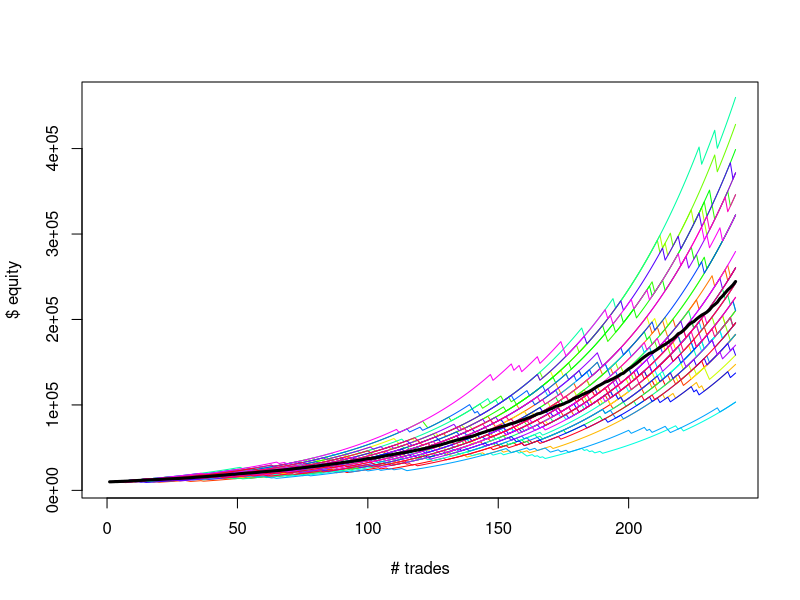

Reproduce this figure in R.
# Try to simulate some equity curves given P(win) and Avg Win size
# Inputs:
#   number of trades per curve
#   number of curves
#   probability of winning
#   profit factor -OR- (average win size + average loss size) -OR- W:L
#   whether wins/losses are in $ or %
#   dollar multiplier of W:L if W:L in $ 
#     (e.g. each trade wins $50 and loses $100 if W:L is 0.5 and mult is 100)
#   max loss per trade if W:L in % 
#     (e.g. each trade wins 5% and loses 10% if W:L is 0.5 max loss is 10)
#   starting equity
# Risk of ruin inputs:
#   Loss level % (be clear what this is: losing X% or having X% remaining)
# Outputs:
#   Basic statistical analysis of all curve results
#   Basic statistical analysis of drawdowns by time
#     answer the question: "how hard is this to stick to when times are bad?"
#   Basic statistical analysis of drawdowns by amount
#     answer the question: "how pissed would people be looking at results?"
#   Graph of random sample of X curves
# Risk of ruin outputs:
#   Risk of ever experiencing loss level % from any given point on curve
#   Risk of ever experiencing loss level % of starting capital

library(zoo)

pwin   = 0.9
wlr    = 0.4
#avg_w  = 2
#avg_l  = 5
if (wlr < 1) {
  avg_w = 1
  avg_l = (1/wlr)
} else {
  avg_w = wlr
  avg_l = 1
}
#wlr    = avg_w / avg_l
#profac = wlr * (pwin/(1-pwin))
d_mult = 100
maxpct = 5
f_mult = maxpct / avg_l # use this to sync wlr w/ max loss % on a trade
ncurve = 50
ntrade = 240
d_or_f = 'f'
equity = 10000

probs  = runif(ncurve * ntrade)
probs  = matrix(probs, nrow=ntrade, ncol=ncurve)

trades = probs
if (d_or_f == "d") {
  trades[probs <= pwin] = avg_w * d_mult
  trades[probs > pwin]  = avg_l * d_mult * (-1)
} else {
  trades[probs <= pwin] = f_mult * avg_w / 100
  trades[probs > pwin]  = f_mult * avg_l / 100 * (-1)
}

curves = rep(equity, ncurve)
temp   = rbind(curves, trades)
#curves = rollapply(curves, 1, sum) # not this easy

# rollapply is unusably slow as used below
# brute force is easier than going to get RcppRoll and trying again
excel_roll_sum = function(x) {
  y = x
  for (i in 1:length(x)) { y[i] = rollapply(x, i, sum)[1]}
  return(y)
}

excel_roll_sum2 = function(x) {
  for (i in 1:(length(x)-1)) { 
    x[i+1] = x[i]+x[i+1]
  }
  return(x)
}

excel_roll_mult = function(x) {
  for (i in 1:(length(x)-1)) { 
    x[i+1] = x[i]*(1+x[i+1])
  }
  return(x)
}

if (d_or_f == 'd') {
  curves = apply(temp, 2, excel_roll_sum2)
} else 
  curves = apply(temp, 2, excel_roll_mult)

avg_crv = rowSums(curves)/ncurve

# plot them
xrange = c(0, ntrade)
yrange = range(curves)

plot(xrange, yrange, type="n", xlab="# trades", ylab="$ equity")
colors   = rainbow(ncurve)
linetype = c(1:ncurve)

for (i in 1:ncurve) {
  lines(1:(ntrade+1), curves[,i], col=colors[i])
}

lines(1:(ntrade+1), avg_crv, col="black", lwd=3)
cat("average return ", (tail(avg_crv,1) - equity)/equity*100, "%")